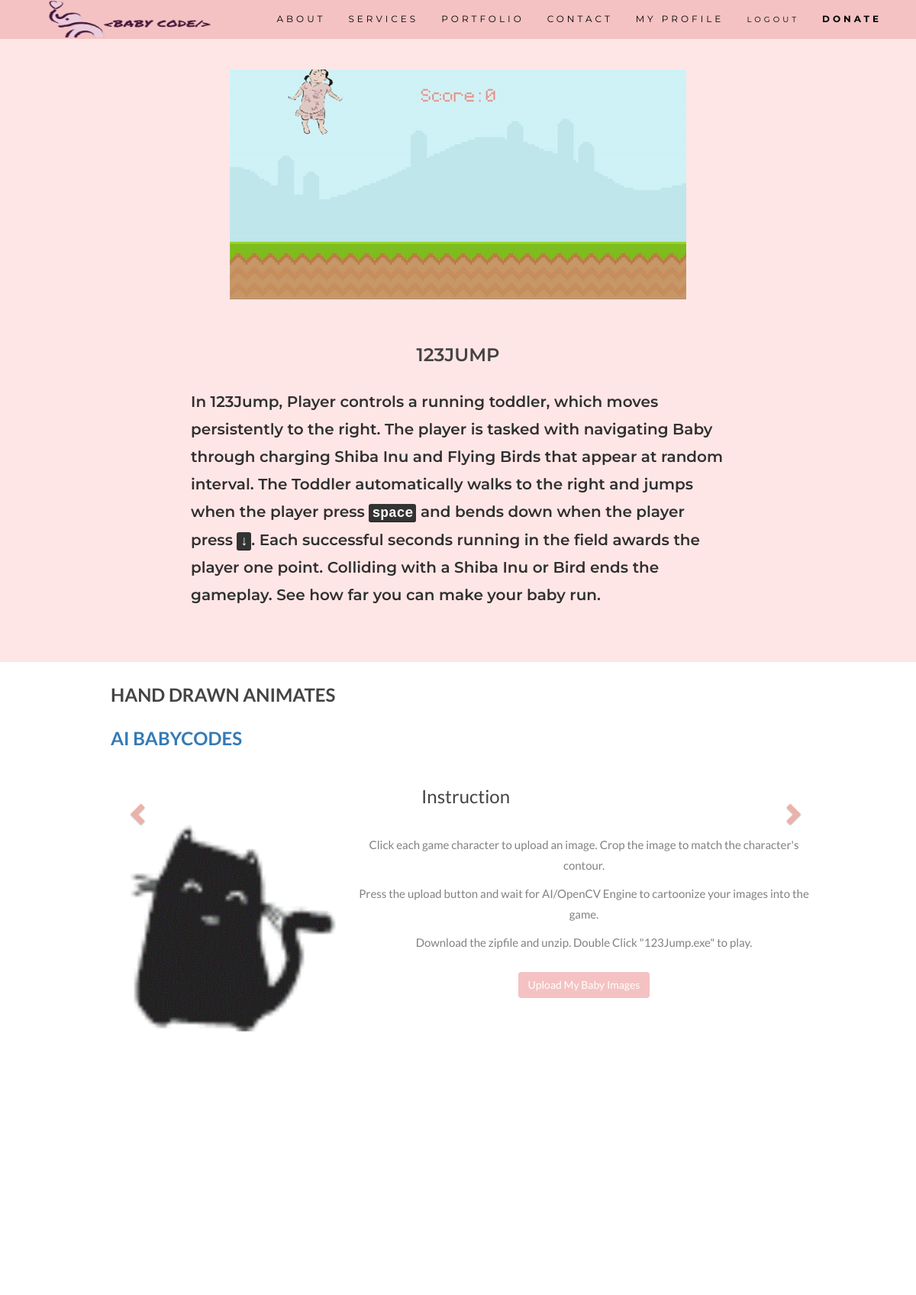
/order/6/ (signed in), run on the app's committed database.
### game_logs/models.py (models this page shows, shortened)
class GameDemo(models.Model):
    def game_directory_path(self, filename):
        return f"game_logs/game_{self.pk}/{filename}"  # TODO: cant assign pk presave therefore created game_6 folder.
    """Main Game Demostration Videos accessible by Admin """
    title = models.CharField(max_length=100)
    description = models.TextField()
    link_to_video = models.URLField()
    display_image = models.ImageField(
        default="default_game_pic.png", upload_to=game_directory_path
    )
    date_added = models.DateTimeField(auto_now_add=True)
    gamefile = models.FileField(blank=True, upload_to=game_directory_path)
    originalgamefile = models.FileField(blank=True, upload_to=game_directory_path)
    example_image1 = models.ImageField(
        null=True, blank=True, upload_to=game_directory_path
    )  # use GIF
    example_image2 = models.ImageField(
        null=True, blank=True, upload_to=game_directory_path
    )
    example_image3 = models.ImageField(
        null=True, blank=True, upload_to=game_directory_path
    )
    example_image4 = models.ImageField(
        null=True, blank=True, upload_to=game_directory_path
    )
    number_of_characters = models.PositiveSmallIntegerField(default=0)
    class Meta:
        ordering = ["date_added"]

### order_drawings/views.py (the view, shortened to what this page needs)
# urls.py: path("<int:pk>/", OrderDrawingsCreateView.as_view(), name="orderPage"),
class OrderDrawingsCreateView(LoginRequiredMixin, CreateView):
    template_name = "order_drawings/order_drawings.html"
    model = MyBabyDrawings
    fields = DrawingForm.fields
    def get_context_data(self, **kwargs):
        ctx = super(OrderDrawingsCreateView, self).get_context_data(**kwargs)
        try:
            ctx["mybabydrawings"] = MyBabyDrawings.objects.filter(
                game_id=self.kwargs["pk"], user_id=self.request.user
            ).latest("date_added")
        except:
            pass
        ctx["gamedemo"] = GameDemo.objects.get(pk=self.kwargs["pk"])
        ctx["gamecharacter"] = GameCharacter.objects.filter(game=self.kwargs["pk"])
        for i in range(len(ctx["form"].fields) - ctx["gamedemo"].number_of_characters):
            ctx["form"].fields.popitem()
        for _ in ctx["form"].fields.values():
            _.required = True
        return ctx

### order_drawings/templates/order_drawings/order_drawings.html (shortened to what this page needs)
{% extends "game_logs/basenew.html" %}
{% load crispy_forms_tags %}
{% load static %}
{% block content %}
<div class="wrapper-description">
  <div class="col-sm-8 col-centered">
    <div class="description-group text-center">
        <div class="container-fluid">
            <a class="mr-2" href="{{ gamedemo.link_to_video }}" target="_blank" title="Link to Video" >
                <img class="img-fluid" style="margin:auto" src="{{ gamedemo.example_image1.url }}" alt="Game Gif">
            </a>
        </div>
        <div class="container-fluid">
            <h2>{{ gamedemo.title }}</h2>
            <p class="description">{{ gamedemo.description | safe }}</p>
        </div>
    </div>
    </div>
</div>
<div class="wrapper-form" id="carouselform">
  <div class="col-sm-10 col-centered">
    <div class="container-fluid makecode" >
     <h2>Hand Drawn Animates</h2>
        <h2><a href="{% url 'game_logs:game-detail' gamedemo.id  %}#carouselform">AI BabyCodes</a></h2>
    <div id="myCarousel" class="carousel slide text-center" data-ride="carousel" data-interval="false" style="min-height: 500px; margin-bottom: 100px; padding-bottom: 200px">
    <div class="carousel-inner content content col-centered" role="listbox" >
        <div class="item active">
                <h3>Instruction</h3>
            <img class="col-sm-4 img-container" id="loadedDiv" src="{% static 'game_logs/images/loadcatstatic.png' %}" style="min-height: 300px">
            <div class="col-sm-8" id="loadedDiv2">
            <br>
                <p>Click each game character to upload an image. Crop the image to match the character's contour.</p>
                <p>Press the upload button and wait for AI/OpenCV Engine to cartoonize your images into the game.</p>
                <p>Download the zipfile and unzip. Double Click "{{ gamedemo.title }}.exe" to play.</p>
                <button class="btn btn-outline-primary loginbtn" id="confirm-btn" type="submit">Upload My Baby Images</button>
            </div>
        </div>
    <a class="left carousel-control" href="#myCarousel" role="button" data-slide="prev">
      <span class="glyphicon glyphicon-chevron-left" aria-hidden="true"></span>
    </a>
    <a class="right carousel-control" href="#myCarousel" role="button" data-slide="next">
      <span class="glyphicon glyphicon-chevron-right" aria-hidden="true"></span>
    </a>
  </div>
</div>
    </div>
</div>
</div>
<div class="wrapper-form">
  <div class="col-sm-10 col-centered">
    <div class="container-fluid makecode">
    </div>
  </div>
</div>
{% endblock content %}

### game_logs/static/game_logs/mainnew.css (style rules this page uses)
img { display: flex; max-width: 100%; }
.carousel-control { width: 7%; }
.carousel-control .glyphicon-chevron-left, .carousel-control .glyphicon-chevron-right, .carousel-control .icon-next, .carousel-control .icon-prev { top: 50px; }
body { font: 400 15px Lato, sans-serif; line-height: 1.8; color: #818181; }
h2 { font-size: 24px; text-transform: uppercase; color: #303030; font-weight: 600; margin-bottom: 30px; }
.container-fluid { padding: 10px 10px; }
.makecode { background-color:white; padding-left: 30px; }
.carousel-control.right, .carousel-control.left { background-image: none; color: #d76654; }
.loginbtn { margin: 15px 0; background-color: #F4C2C2; color: #fff; }
.img-fluid { max-width: 100%; height: auto; padding-bottom: 20px; margin: auto; }
.img-container { position:relative; }
h1, h2, h3, h4, h5, h6 { color: #444444; }
.wrapper-description { background-color: #ffe6e6; column-fill: auto; }
.wrapper-form { background-color: white; column-fill: auto; }
.description-group { background-color: #ffe6e6; color: #ffffff; padding: 30px 25px; font-family: Montserrat, sans-serif; }
.description { font-size: 20px; color: #303030; font-weight: 600; margin-bottom: 30px; text-align: left; }
.col-centered { float: none; margin: 0 auto; }
html, body, .container-table { height: 100%; }

### data on the page
GameDemo: example_image1 (picture), title "123JUMP", description "In 123Jump, Player controls a running toddler, which moves persistently to the right. The player is tasked with navigating Baby through charging Shiba Inu and Flying Birds that appear at random interval. The Toddler automatically walks to the right and jumps when the player press space and bends down when the player press ↓ . Each successful seconds running in the field awards the player one point. Colliding with a Shiba Inu or Bird ends the gameplay. See how far you can make your baby run.", title "123Jump"
